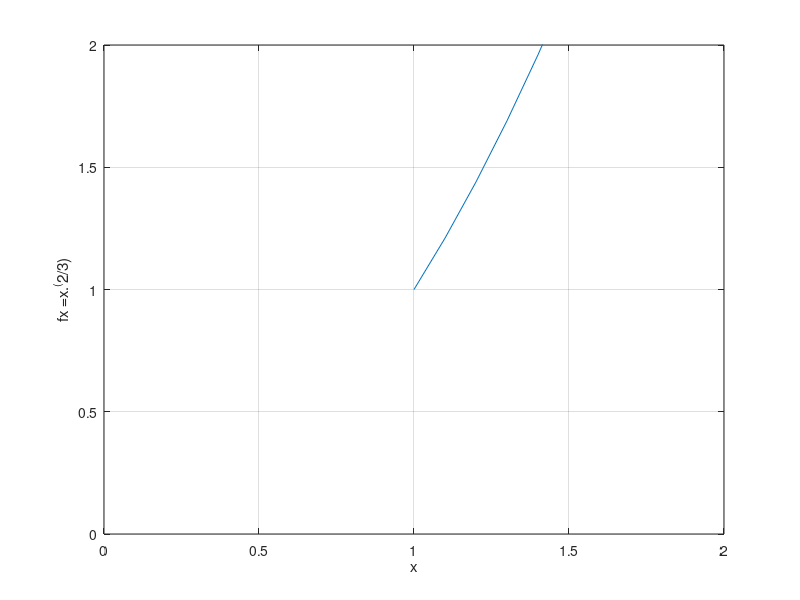

MATLAB code to generate this figure:
%% ITESS-TICS
%% Enero-Junio 2024
%% TI201 Cálculo Integral
%% Francisco Javie Montecillo Puente
%% Gráficas: volumen
%% 13 mayo 2024

x = 1:0.1:2;
fx = x.^2;

[x' fx']

plot(x, fx)
grid on
xlabel('x')
ylabel('fx =x.^(2/3)')
axis([0,2,0,2])
